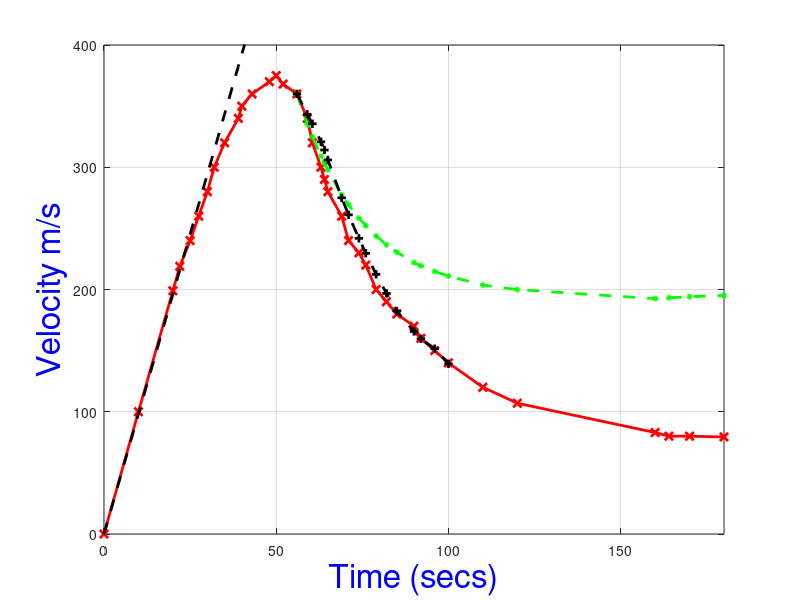

The MATLAB source for this figure:
%Red Bull Data plotted.
close all
clear 

% Read data from file
% First column is time in secs
% Second column is velocity
% Third column is theoretical terminal velocity at that time
jumpdata = csvread('RedBullJumpData.csv');
t_redbull = jumpdata(:,1);
v_redbull = jumpdata(:,2);
terminal_velocity = jumpdata(:,3); % You need to use this in the last question
N_timestamps = length(t_redbull);

%Calculate freefall velocity vector here
g = 9.81;
v_freefall = g * t_redbull;
%rand(size(t_redbull)) * 20 + 100;

% Part 1
% We are giving you this answer for free
figure(1);
h_part1 = plot(t_redbull, v_redbull, 'r-x', 'linewidth', 2.0);
shg;
hold on;

% Part 2
% This plot does not have the right linewidth. You fix it.
h_part2 = plot(t_redbull, v_freefall, 'k--','linewidth',2.0); 
shg;
% This is how to put on a grid 
grid on;
% This is how to fix an axis to a desired size
% axis([something goes in here]);
axis([0 180 0 400]);
% Set the fontsize and label the graph here!!
ylabel('Velocity m/s', 'fontsize', 24,'Color','b');
xlabel('Time (secs)', 'fontsize', 24,'Color','b');

% Calculate when he hits the atmosphere
% Part  3
% Need some stuff here ... or read it off from the graph
v_err = v_redbull - v_freefall;

z= abs(v_err)./v_freefall;
n= find((z) >= 0.02);

hit_instant = t_redbull(min(n));
fprintf('Mr. B hits the earth''s atmoshpere at %f secs after he jumps\n',...
       hit_instant);

% Part 4
% Now starting from the velocity and time = 56 secs 
% .. let's update and calculate v
g = 9.81;
drag_constant = 3/60;
v_numerical_1 = zeros(1, N_timestamps);
start = find(t_redbull == 56);
% Starting from this time instant, calculate the velocity required

v_numerical_1(1 : start) = v_redbull(1 : start);

%v_numerical_1(start) = (drag_constant^-1)*g*(1-exp((-drag_constant)*start));; % This is wrong .. for you to fix

for i = start : N_timestamps- 1
    h = t_redbull(i+1) - t_redbull(i);
    dvdt = g - (drag_constant*v_numerical_1(i));
    v_numerical_1(i+1) = v_numerical_1(i) + dvdt*h;
end


% Plot using the dashed green line with (+) markers
h_part4 = plot(t_redbull(start:N_timestamps), v_numerical_1(start:N_timestamps), 'g--o','linewidth',2.0,'MarkerSize',2.5);shg

% Part 5 
% Calculate the percentage error as required
t1= find(t_redbull == 69);
t2 = find(t_redbull == 180);

diff_1= abs(v_numerical_1(t1)-v_redbull(t1));
per_error(1) = (diff_1/v_redbull(t1))*100;% This is just some random number .. which is wrong

diff_2 = abs(v_numerical_1(t2)-v_redbull(t2));
per_error(2) = (diff_2/v_redbull(t2))*100;

fprintf('The percentage error at 69 and 180 secs is %1.1f and\n', per_error(1));
fprintf('%3.1f  respectively \n', per_error(2));

% Part 6 
% You'll need to modify your euler loop here to do heun instead
% Also update the drag constant at every timestamp and change the update
% calculation to allow for the new v^2(t) term
% A hint here that now you have to calculate the velocity using the new
% differental equation
% constant .. put it in v_numerical_2

v_numerical_2 = zeros(1, N_timestamps);
drag_mass = zeros(1,N_timestamps);

v_numerical_2(1 : start) = v_redbull(1 : start);

end_t = find(t_redbull == 100);

a=1/2;

for i = start : end_t-1
    h = t_redbull(i+1) - t_redbull(i);

    %drag measurements are shifted by one time interval
    drag_mass_1= g/(terminal_velocity(i+1)^2);
    drag_mass_2= g/(terminal_velocity(i+2)^2);

    
    k1= g -(drag_mass_1*(v_numerical_2(i)^2));
    k2= g - (drag_mass_2*(v_numerical_2(i) + k1*h)^2);
    
    v_numerical_2(i+1) = v_numerical_2(i) + a*(k1+k2)*h;
end



% This is the handle plot for part 6. You have to plot the right stuff not
% this stuff.
% Note that the plot linewidth and colour are wrong. Fix it.
h_part6 = plot(t_redbull(start:end_t), v_numerical_2(start:end_t), 'k--+','lineWidth',2.0);
shg

%Error at t=100, end_t has the index of t=100

diff_1= abs(v_numerical_2(end_t)-v_redbull(end_t));
est_error = (diff_1/v_redbull(end_t))*100;
fprintf('The error at t = 100 secs using my estimated drag information is %f\n', est_error);

%%%%%%%%%%%%%%%%%%%%%%%%%%%%%%%%%%%%%%%%%%%%%%%%%%%%%%%%%%%%%%%%%%%%%%%
% DO NOT EDIT BELOW THIS LINE THIS IS TO MAKE SURE YOU HAVE USED THE
% VARIABLES THAT WE ASKED FOR
% Check for existence of variables
if (~exist('v_freefall', 'var'))
  error('The variable v_freefall does not exist.')
end;
if (~exist('hit_instant', 'var'))
  error('The variable hit_instant does not exist.')
end;
if (~exist('per_error', 'var'))
  error('The variable per_error does not exist.')
end;
if (exist('per_error', 'var'))
  l = size(per_error);
  if ( sum(l - [1 2]) ~= 0)
    error('per_error is not a 2 element vector. Please make it so.')
  end;
end;
if (~exist('v_numerical_1', 'var'))
  error('The variable v_numerical_1 does not exist.')
end;  
if (~exist('est_error', 'var'))
  error('The variable est_error does not exist.')
end;  
if (~exist('h_part1', 'var'))
  error('The plot handle h_part1 is missing. Please create it as instructed.')
end;
if (~exist('h_part2', 'var'))
  error('The plot handle h_part2 is missing. Please create it as instructed.')
end;
if (~exist('h_part4', 'var'))
  error('The plot handle h_part4 is missing. Please create it as instructed.')
end;
if (~exist('h_part6', 'var'))
  error('The plot handle h_part6 is missing. Please create it as instructed.')
end;
